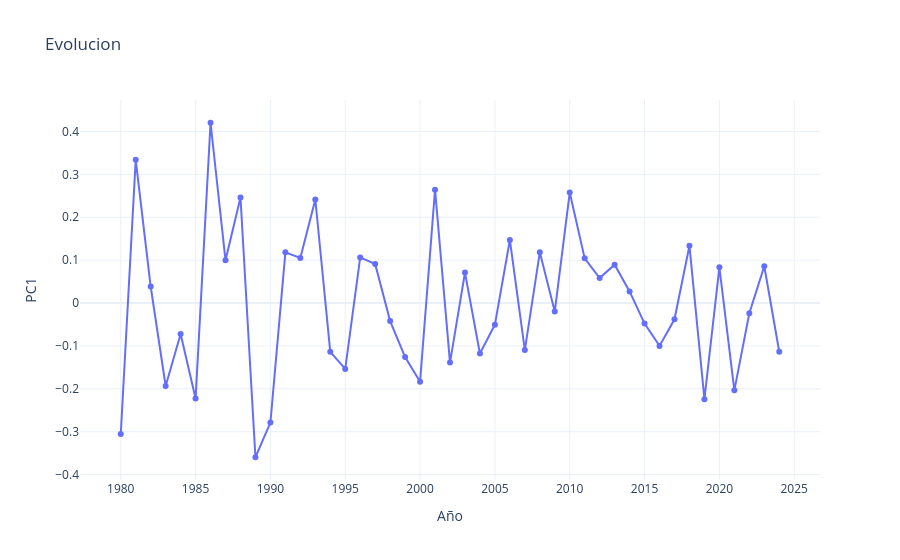

Notebook source saved alongside this figure:
### Code cell
vectores = np.array([item["vector"] for item in historia])
years = [item["year"] for item in historia]

pca_1d = PCA(n_components=1)
coord_y_original = pca_1d.fit_transform(vectores).flatten()

df_flujo = pd.DataFrame({
    'year': years,
    'y_original': coord_y_original
})

# Grafico de linea
fig = px.line(
    df_flujo, 
    x='year', 
    y='y_original',
    title="Evolucion",
    labels={'y_original': 'PC1', 'year': 'Año'},
    markers=True, # ñuntos de cada año
    template="plotly_white"
)

#fig.update_traces(line_shape='spline', line_width=4) #esto es unicamente para "suavizar las esquinas"
fig.show()

### Figure 1 — Plotly figure (JSON) as saved in the notebook; plotly's stock layout.template omitted (floating-point values rounded to 4 significant figures)
{"data": [{"hovertemplate": "Año=%{x}<br>PC1=%{y}<extra></extra>", "legendgroup": "", "line": {"color": "#636efa", "dash": "solid"}, "marker": {"symbol": "circle"}, "mode": "lines+markers", "name": "", "orientation": "v", "showlegend": false, "type": "scatter", "x": [1980, 1981, 1982, 1983, 1984, 1985, 1986, 1987, 1988, 1989, 1990, 1991, 1992, 1993, 1994, 1995, 1996, 1997, 1998, 1999, 2000, 2001, 2002, 2003, 2004, 2005, 2006, 2007, 2008, 2009, 2010, 2011, 2012, 2013, 2014, 2015, 2016, 2017, 2018, 2019, 2020, 2021, 2022, 2023, 2024], "xaxis": "x", "y": [-0.3055, 0.334, 0.03851, -0.1935, -0.07221, -0.2228, 0.4203, 0.09965, 0.246, -0.3596, -0.2788, 0.1181, 0.105, 0.2414, -0.1139, -0.1536, 0.1063, 0.09103, -0.04204, -0.126, -0.1837, 0.2643, -0.1389, 0.07103, -0.1178, -0.05061, 0.147, -0.1096, 0.1183, -0.01993, 0.2575, 0.1041, 0.05811, 0.08936, 0.02702, -0.04793, -0.09997, -0.03798, 0.1335, -0.2242, 0.08317, -0.2035, -0.02376, 0.08573, -0.1136], "yaxis": "y"}], "layout": {"legend": {"tracegroupgap": 0}, "title": {"text": "Evolucion"}, "xaxis": {"anchor": "y", "domain": [0, 1], "title": {"text": "Año"}}, "yaxis": {"anchor": "x", "domain": [0, 1], "title": {"text": "PC1"}}}}
